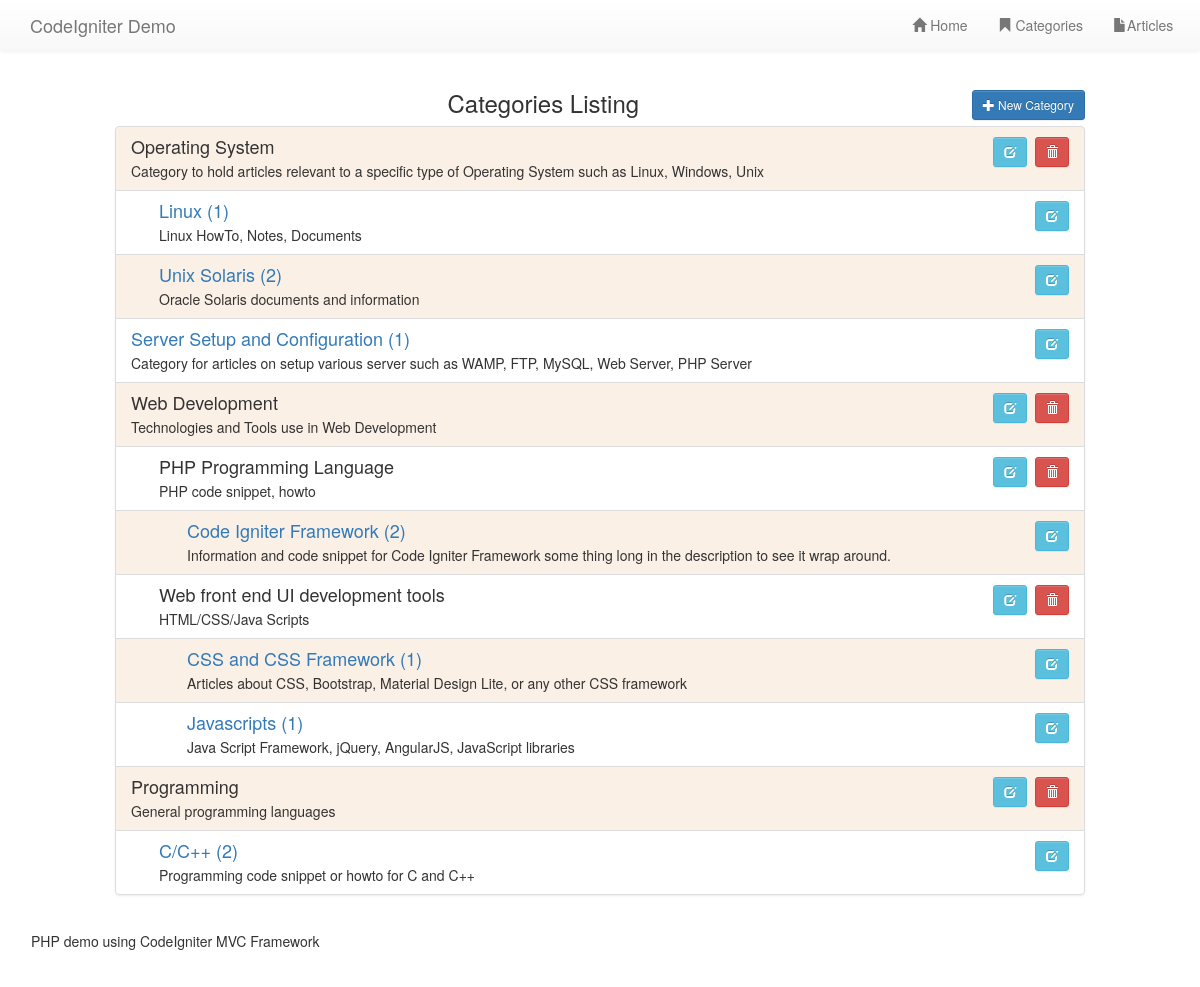
Page /index.php/categories on the committed database.
### tables this page shows
CREATE TABLE IF NOT EXISTS `categories` (
  `categoryId` int(11) unsigned NOT NULL AUTO_INCREMENT,
  `parentId` int(11) unsigned DEFAULT NULL,
  `name` varchar(50) NOT NULL,
  `description` text,
  PRIMARY KEY (`categoryId`),
  KEY `PARENTID_IDX` (`parentId`) COMMENT 'Parent ID Indexes'
);

### application/controllers/Categories.php (called while the page is built, shortened)
<?php
class Categories extends CI_Controller {
    public function __construct() {
        $this->load->model('categories_model', 'categories');
        $this->load->model('articles_model', 'articles');
    }
    public function index() {
        $data['category_list'] = $this->categories->getCatTree();
        $this->load->view('header');
        $this->load->view('categories/listing', $data);
        $this->load->view('footer');
    }
}

### index.php (called while the page is built, shortened)
<?php
require_once BASEPATH.'core/CodeIgniter.php';

### application/models/Categories_model.php (called while the page is built, shortened)
<?php
class Categories_model extends CI_Model {
    public function getCatTree($excludeId = NULL, $parent = NULL, $level = 0) {
        $result = array();
        $sql = "a.categoryId, a.name, a.description,
                    a.parentId,
                    case WHEN a.parentId is NULL
                        THEN 'Root Level'
                        ELSE b.name
                    END
                    AS parentName,
                    (select count(1) from articles where categoryId = a.categoryId)
                    AS articleCount";
        $this->db->select($sql);
        $this->db->from('categories a');
        $this->db->join('categories b', 'a.parentId = b.categoryId', 'left');
        if ( is_null($parent) ) {
            $this->db->where('a.parentId', NULL);
        } else {
            $this->db->where('a.parentId', $parent);
        }
        $query = $this->db->get();
        foreach ($query->result_array() as &$row) {
            $row['level'] = $level;
            array_push($result, $row);
            $result = array_merge($result, $this->getCatTree(NULL, $row['categoryId'], $level+1));
        }
        return $result;
    }
}

### application/views/categories/listing.php (the view, shortened to what this page needs)
<main>
  <div class="container-fluid">
    <div class="row">
      <div class="col-xs-12 col-md-10 col-md-offset-1">
        <div class="item-group">
          <a class="btn btn-sm btn-primary pull-right" href="<?=base_url('categories/form')?>">
            <span class="glyphicon glyphicon-plus"></span>
            New Category
          </a>
          <h3 class="text-center">Categories Listing</h3>
        </div>
        <div class="list-group">
          <?php foreach ($category_list as $category): ?>
            <div class="list-group-item">
              <div class="tree-level-<?=$category['level']?>">
                <?php if ($category['articleCount'] < 1): ?>
                  <a itemId="<?=$category['categoryId']?>"
                    class="itemDelete btn btn-sm btn-danger pull-right" data-toggle="tooltip"
                    data-placement="bottom" title="Delete Category" href="">
                    <span class="glyphicon glyphicon-trash">
                  </a>
                  <span class="pull-right">&nbsp;&nbsp;</span>
                <?php endif; ?>
                <a class="btn btn-sm btn-info pull-right"
                  data-toggle="tooltip" data-placement="bottom" title="Edit Category"
                  href="<?=base_url('categories/form') . '/' . $category['categoryId']?>">
                  <span class="glyphicon glyphicon-edit">
                </a>
                <?php if ($category['articleCount'] > 0): ?>
                  <a href="<?=base_url('categories/view') . '/' . $category['categoryId']?>">
                    <h4 class="list-group-item-heading"><?=html_escape(strip_tags($category['name']))?>
                      (<?=html_escape($category['articleCount'])?>)
                    </h4>
                  </a>
                <?php else: ?>
                  <h4 class="list-group-item-heading"><?=html_escape(strip_tags($category['name']))?></h4>
                <?php endif; ?>
                <p class="list-group-item-text"><?=html_escape(strip_tags($category['description'])) ?></p>
              </div>
            </div>
          <?php endforeach; ?>
        </div>
      </div>
    </div>
  </div>
</main>

### css/style.css (style rules this page uses)
.tree-level-1 { margin-left: 2em; }
.tree-level-2 { margin-left: 4em; }
.list-group-item:nth-child(odd) { background-color: linen; }
body { padding-top: 70px; }

### rows in the picture
categories: name "Operating System", description "Category to hold articles relevant to a specific type of Operating System such as Linux, Windows, Unix"
categories: name "Linux", articleCount "1", description "Linux HowTo, Notes, Documents"
categories: name "Unix Solaris", articleCount "2", description "Oracle Solaris documents and information"
categories: name "Server Setup and Configuration", articleCount "1", description "Category for articles on setup various server such as WAMP, FTP, MySQL, Web Server, PHP Server"
categories: name "Web Development", description "Technologies and Tools use in Web Development"
categories: name "PHP Programming Language", description "PHP code snippet, howto"
categories: name "Code Igniter Framework", articleCount "2", description "Information and code snippet for Code Igniter Framework some thing long in the description to see it wrap around."
categories: name "Web front end UI development tools", description "HTML/CSS/Java Scripts"
categories: name "CSS and CSS Framework", articleCount "1", description "Articles about CSS, Bootstrap, Material Design Lite, or any other CSS framework"
categories: name "Javascripts", articleCount "1", description "Java Script Framework, jQuery, AngularJS, JavaScript libraries"
categories: name "Programming", description "General programming languages"
categories: name "C/C++", articleCount "2", description "Programming code snippet or howto for C and C++"
